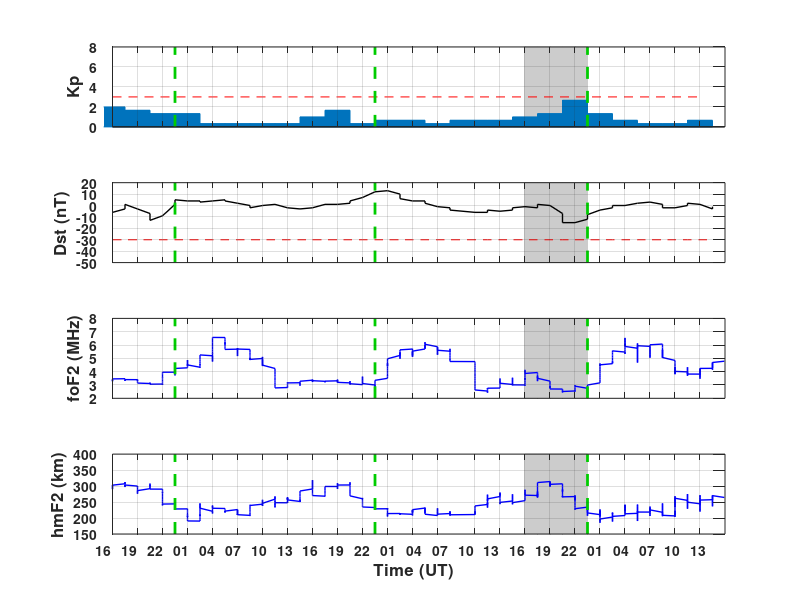
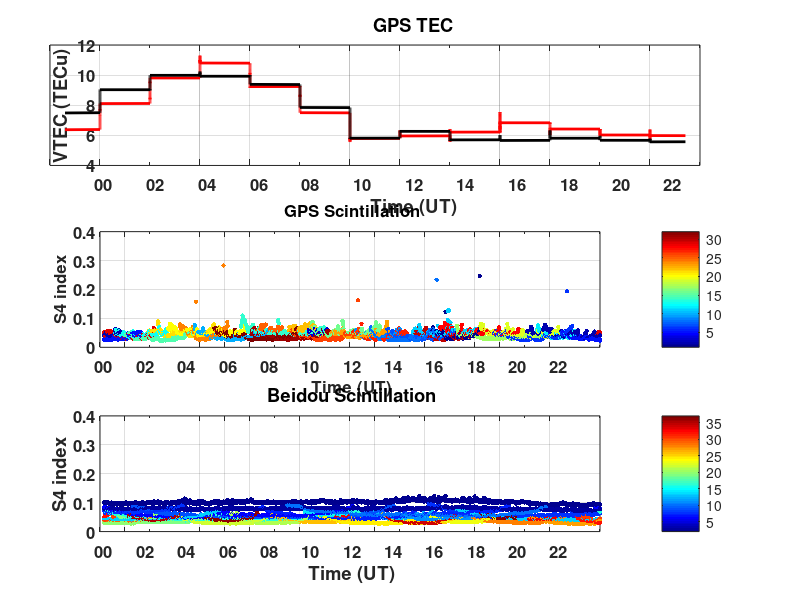

Reproduce these figures in MATLAB, in order. (Note: this script raises an error after producing the figures.)
clear all;
close all;
%%%%Figure 1 geomagnetic index
datenum_a=datenum(2019,11,28,0,0,0);
datenum_z=datenum(2019,11,30,23,55,0);

load('kp_data_final.mat');
load('dst_data_final.mat');
figure;
x_date_string = 'Hour (UT)';

subplot(4,1,1);
nstep=3;%%hour
  xindex=1;
 clear date_str_x;
 for i=0:nstep:length(dst_data_final)
   str=sprintf('%02d', rem(i,24));
   date_str_x(xindex)={str};
   xindex = xindex+1;
 end
 

sf_time=datenum(2019,11,30,0,30,0):datenum(0,0,0,0,1,0):datenum(2019,11,30,8,0,0);
sf_bar(1:length(sf_time))=8;
b2 = bar(sf_time,sf_bar,0.2,'BaseValue',0,'FaceColor',[0.8 0.8 0.8],'EdgeColor',[0.8 0.8 0.8]); hold on;
baseline_handle2 = get(b2,'BaseLine');
set(baseline_handle2,'LineStyle','none');
 
bar(datenum_a-datenum(0,0,0,0,0,0):datenum(0,0,0,3,0,0):datenum_z-datenum(0,0,0,0,0,0), kp_data_final(1:end),'FaceColor',[0 0.45 0.74],'EdgeColor',[0 0.45 0.74]);hold on;
set(gca,'XTick',datenum_a:datenum(0,0,0,3,0,0):datenum_z);
set(gca,'XTickLabel','');
set(gca,'FontWeight','bold');
xlabel('','FontSize',12,'fontweight','bold');ylabel('Kp','FontSize',12,'fontweight','bold');
grid on;
axis([datenum_a datenum_z 0 8]);

kp_tr(1:length(kp_data_final))=3;
plot(datenum_a-datenum(0,0,0,0,0,0):datenum(0,0,0,3,0,0):datenum_z-datenum(0,0,0,0,0,0),(kp_tr),'r--');hold on;


x = [datenum(2019,11,28,0,0,0)+datenum(0,0,0,8,0,0) datenum(2019,11,28,0,0,0)+datenum(0,0,0,8,0,0) ];
y = [0 8];
line(x,y,'Color',[0 0.8 0],'LineStyle','--','LineWidth',2);

x = [datenum(2019,11,29,0,0,0)+datenum(0,0,0,8,0,0) datenum(2019,11,29,0,0,0)+datenum(0,0,0,8,0,0) ];
y = [0 8];
line(x,y,'Color',[0 0.8 0],'LineStyle','--','LineWidth',2);

x = [ datenum(2019,11,30,0,0,0)+datenum(0,0,0,8,0,0) datenum(2019,11,30,0,0,0)+datenum(0,0,0,8,0,0)];
y = [0 8];
line(x,y,'Color',[0 0.8 0],'LineStyle','--','LineWidth',2);

% x = [ datenum(2019,12,1,0,0,0) datenum(2019,12,1,0,0,0)];
% y = [0 8];
% line(x,y,'Color',[0.5 0.5 0.5],'LineStyle','--');

subplot(4,1,2);
nstep=3;%%hour
  xindex=1;
 clear date_str_x;
 for i=0:nstep:length(dst_data_final)
   str=sprintf('%02d', rem(i,24));
   date_str_x(xindex)={str};
   xindex = xindex+1;
 end
 
sf_time=datenum(2019,11,30,0,30,0):datenum(0,0,0,0,1,0):datenum(2019,11,30,8,0,0);
sf_bar(1:length(sf_time))=20;
b2 = bar(sf_time,sf_bar,0.2,'BaseValue',-50,'FaceColor',[0.8 0.8 0.8],'EdgeColor',[0.8 0.8 0.8]); hold on;
baseline_handle2 = get(b2,'BaseLine');
set(baseline_handle2,'LineStyle','none');
 
plot(datenum_a-datenum(0,0,0,0,0,0):datenum(0,0,0,1,0,0):datenum_z-datenum(0,0,0,0,0,0),dst_data_final(1:end),'k','linewidth',1);hold on;
set(gca,'XTick',datenum_a:datenum(0,0,0,3,0,0):datenum_z);
set(gca,'XTickLabel','');
set(gca,'FontWeight','bold');
xlabel('','FontSize',12,'fontweight','bold');ylabel('Dst (nT)','FontSize',12,'fontweight','bold');
grid on;
axis([datenum_a datenum_z -50 20]);

dst_tr(1:length(dst_data_final))=-30;
plot(datenum_a-datenum(0,0,0,0,0,0):datenum(0,0,0,1,0,0):datenum_z-datenum(0,0,0,0,0,0),(dst_tr),'r--');hold on;

x = [datenum(2019,11,28,0,0,0)+datenum(0,0,0,8,0,0) datenum(2019,11,28,0,0,0)+datenum(0,0,0,8,0,0) ];
y = [-50 20 ];
line(x,y,'Color',[0 0.8 0],'LineStyle','--','LineWidth',2);

x = [datenum(2019,11,29,0,0,0)+datenum(0,0,0,8,0,0) datenum(2019,11,29,0,0,0)+datenum(0,0,0,8,0,0) ];
y = [-50 20 ];
line(x,y,'Color',[0 0.8 0],'LineStyle','--','LineWidth',2);

x = [ datenum(2019,11,30,0,0,0)+datenum(0,0,0,8,0,0) datenum(2019,11,30,0,0,0)+datenum(0,0,0,8,0,0)];
y = [-50 20];
line(x,y,'Color',[0 0.8 0],'LineStyle','--','LineWidth',2);

% x = [ datenum(2019,12,1,0,0,0) datenum(2019,12,1,0,0,0)];
% y = [-50 20];
% line(x,y,'Color',[0.5 0.5 0.5],'LineStyle','--');

%%%foF2 and h'F2

load('iono_para.mat');

foF2=[iono_para(1).foF2' iono_para(2).foF2' iono_para(3).foF2' ];
hmF2=[iono_para(1).hmF2' iono_para(2).hmF2' iono_para(3).hmF2'];

subplot(4,1,3);
nstep=3;%%hour
  xindex=1;
 clear date_str_x;
 for i=0:nstep:length(foF2)
   str=sprintf('%02d', rem(i-8+24,24));
   date_str_x(xindex)={str};
   xindex = xindex+1;
 end

sf_time=datenum(2019,11,30,0,30,0):datenum(0,0,0,0,1,0):datenum(2019,11,30,8,0,0);
sf_bar(1:length(sf_time))=10;
b2 = bar(sf_time,sf_bar,0.2,'BaseValue',0,'FaceColor',[0.8 0.8 0.8],'EdgeColor',[0.8 0.8 0.8]); hold on;
baseline_handle2 = get(b2,'BaseLine');
set(baseline_handle2,'LineStyle','none');
 
plot(datenum_a-datenum(0,0,0,0,0,0):datenum(0,0,0,0,5,0):datenum_z-datenum(0,0,0,0,0,0),foF2(1:end),'b','linewidth',1);hold on;
set(gca,'XTick',datenum_a:datenum(0,0,0,3,0,0):datenum_z);
set(gca,'XTickLabel','');
set(gca,'FontWeight','bold');
xlabel('','FontSize',12,'fontweight','bold');ylabel('foF2 (MHz)','FontSize',12,'fontweight','bold');
grid on;
axis([datenum_a datenum_z 2 8]);

x = [datenum(2019,11,28,0,0,0)+datenum(0,0,0,8,0,0) datenum(2019,11,28,0,0,0)+datenum(0,0,0,8,0,0) ];
y = [2 10 ];
line(x,y,'Color',[0 0.8 0],'LineStyle','--','LineWidth',2);

x = [datenum(2019,11,29,0,0,0)+datenum(0,0,0,8,0,0) datenum(2019,11,29,0,0,0)+datenum(0,0,0,8,0,0) ];
y = [2 10 ];
line(x,y,'Color',[0 0.8 0],'LineStyle','--','LineWidth',2);

x = [ datenum(2019,11,30,0,0,0)+datenum(0,0,0,8,0,0) datenum(2019,11,30,0,0,0)+datenum(0,0,0,8,0,0)];
y = [2 10];
line(x,y,'Color',[0 0.8 0],'LineStyle','--','LineWidth',2);



subplot(4,1,4);
nstep=3;%%hour
  xindex=1;
 clear date_str_x;
 for i=0:nstep:length(hmF2)
   str=sprintf('%02d', rem(i-8+24,24));
   date_str_x(xindex)={str};
   xindex = xindex+1;
 end

sf_time=datenum(2019,11,30,0,30,0):datenum(0,0,0,0,1,0):datenum(2019,11,30,8,0,0);
sf_bar(1:length(sf_time))=400;
b2 = bar(sf_time,sf_bar,0.2,'BaseValue',0,'FaceColor',[0.8 0.8 0.8],'EdgeColor',[0.8 0.8 0.8]); hold on;
baseline_handle2 = get(b2,'BaseLine');
set(baseline_handle2,'LineStyle','none');

plot(datenum_a-datenum(0,0,0,0,0,0):datenum(0,0,0,0,5,0):datenum_z-datenum(0,0,0,0,0,0),hmF2(1:end),'b','linewidth',1);hold on;
set(gca,'XTick',datenum_a:datenum(0,0,0,3,0,0):datenum_z);
set(gca,'XTickLabel',date_str_x);
set(gca,'FontWeight','bold');
xlabel('Time (UT)','FontSize',12,'fontweight','bold');ylabel('hmF2 (km)','FontSize',12,'fontweight','bold');
grid on;
axis([datenum_a datenum_z 150 400]);


x = [datenum(2019,11,28,0,0,0)+datenum(0,0,0,8,0,0) datenum(2019,11,28,0,0,0)+datenum(0,0,0,8,0,0) ];
y = [150 400 ];
line(x,y,'Color',[0 0.8 0],'LineStyle','--','LineWidth',2);

x = [datenum(2019,11,29,0,0,0)+datenum(0,0,0,8,0,0) datenum(2019,11,29,0,0,0)+datenum(0,0,0,8,0,0) ];
y = [150 400 ];
line(x,y,'Color',[0 0.8 0],'LineStyle','--','LineWidth',2);

x = [ datenum(2019,11,30,0,0,0)+datenum(0,0,0,8,0,0) datenum(2019,11,30,0,0,0)+datenum(0,0,0,8,0,0)];
y = [150 400];
line(x,y,'Color',[0 0.8 0],'LineStyle','--','LineWidth',2);


%%%%TEC 
load('iono_gnsstec.mat');
figure;
subplot(3,1,1);
plot(iono_gnsstec.datenum,iono_gnsstec.vTECdata_days(:,10),'r','LineWidth',2);hold on;
plot(iono_gnsstec.datenum,iono_gnsstec.vTECdata_median,'k','LineWidth',2);hold on;

%%%x
xtick=iono_gnsstec.datenum(1):datenum(0,0,0,2,0,0):iono_gnsstec.datenum(end);
set(gca, 'XTick',xtick);
set(gca,'XMinorTick','on')
xindex=1;
clear date_str_x;
for i=1:length(xtick)
    [nyear,nmon,nday,nhour,nmin,nsec]=datevec(xtick(i));
    str=sprintf('%02d',nhour);
    date_str_x(xindex)={str};
    xindex = xindex+1;
end
set(gca,'XTickLabel',date_str_x);
grid on;
box on;
axis([iono_gnsstec.datenum(1) iono_gnsstec.datenum(end) 4 12]);

% axis([0 2880 4 20]);
title('GPS TEC','FontWeight','bold','Fontsize',12);
xlabel('Time (UT)','Fontsize',12,'FontWeight','bold');
ylabel('VTEC (TECu)','Fontsize',12,'FontWeight','bold');
set(gca,'FontWeight','bold','FontSize',12);


%%%scintilation
load('iono_gnss_20191129.mat')
iono_gnss=iono_gnss_20191129;
% figure;
subplot(3,1,2);
S4_G_pos=(iono_gnss.SatType=='G') & (iono_gnss.ELE>=40) & iono_gnss.S4<1;
G_color=iono_gnss.SatNum(S4_G_pos);
colormap('jet');
scatter(iono_gnss.datenum(S4_G_pos),iono_gnss.S4(S4_G_pos),10,G_color,'filled');
colorbar;
 
xtick=iono_gnss.datenum(1):datenum(0,0,0,2,0,0):iono_gnss.datenum(end);
set(gca, 'XTick',xtick);
set(gca,'XMinorTick','on')
xindex=1;
clear date_str_x;
for i=1:length(xtick)
    [nyear,nmon,nday,nhour,nmin,nsec]=datevec(xtick(i));
    str=sprintf('%02d',nhour);
    date_str_x(xindex)={str};
    xindex = xindex+1;
end
set(gca,'XTickLabel',date_str_x);
grid on;
box on;

set(gca,'FontWeight','bold','FontSize',12);
xlabel('Time (UT)','FontWeight','bold','Fontsize',12);
ylabel('S4 index','FontWeight','bold','Fontsize',12);
title('GPS Scintillation','FontWeight','bold','Fontsize',12);
axis([iono_gnss.datenum(1) iono_gnss.datenum(end) 0 0.4]);


subplot(3,1,3);
S4_BD_pos=(iono_gnss.SatType=='C') & (iono_gnss.ELE>=40) & iono_gnss.S4<1;
BD_color=iono_gnss.SatNum(S4_BD_pos);
colormap('jet');
scatter(iono_gnss.datenum(S4_BD_pos),iono_gnss.S4(S4_BD_pos),10,BD_color,'filled');
colorbar;
 
xtick=iono_gnss.datenum(1):datenum(0,0,0,2,0,0):iono_gnss.datenum(end);
set(gca, 'XTick',xtick);
set(gca,'XMinorTick','on')
xindex=1;
clear date_str_x;
for i=1:length(xtick)
    [nyear,nmon,nday,nhour,nmin,nsec]=datevec(xtick(i));
    str=sprintf('%02d',nhour);
    date_str_x(xindex)={str};
    xindex = xindex+1;
end
set(gca,'XTickLabel',date_str_x);
grid on;
box on;

xlabel('Time (UT)','FontWeight','bold','Fontsize',12);
ylabel('S4 index','FontWeight','bold','Fontsize',12);
title('Beidou Scintillation','FontWeight','bold','Fontsize',12);
axis([iono_gnss.datenum(1) iono_gnss.datenum(end) 0 0.4]);
set(gca,'FontWeight','bold','FontSize',12);

%%%%%ionograms

%%%figure serials ionograms   %%%1201 1，25，49，73
dirstring = 'ZHY\';%'D:\iono_station\Zhangye\20191130\';
Files = dir(strcat(dirstring,'*.amp'));
LengthFiles = length(Files);
dbMax=65;

figure;
figrow=3;
figcol=4;

figindex=1;
for i = 100:2:250
        sFullFileName = [dirstring, Files(i).name];
        [AmpData,AmpHead] = ReadDatafile(sFullFileName);       
       dateIndex=datenum(AmpHead.m_fStartyear,AmpHead.m_fStartmonth,AmpHead.m_fStartday, AmpHead.m_fStarthour,AmpHead.m_fStartmin,0)-datenum(0,0,0,8,0,0);
       [LT_year LT_month LT_day LT_hour LT_min LT_sec]=datevec(dateIndex); 
       strLTtime =datestr(dateIndex);%sprintf('%02d  %02d:%02d LT',LT_hour, LT_min);
        AmpHead.m_fEarthWaveLocation = 8;
        for xIndex=1:AmpHead.m_fFreqTotalNum
            for yIndex=AmpHead.m_fEarthWaveLocation:AmpHead.m_fTotalDoorNum
                zData(xIndex,yIndex-AmpHead.m_fEarthWaveLocation+1)= AmpData(AmpHead.m_fTotalDoorNum*(xIndex-1) + yIndex);
            end
            avg_freq = sum(zData(xIndex,:))/length((zData(xIndex,:)));
            zData(xIndex,:) =zData(xIndex,:) -avg_freq;
        end
        
        zData(zData<0)=0;        
        %%%OrgzData 原始去除地波数据
        OrgzData = zData;
        %zData=zData;
        xFreq = AmpHead.m_fStartFreq:(AmpHead.m_fStepFreq/1000):AmpHead.m_fStopFreq  ;
        [dataM, dataN] = size(zData);
        yHeight=AmpHead.m_fRangeOfResolution:AmpHead.m_fRangeOfResolution:dataN*AmpHead.m_fRangeOfResolution;
       
       subfig = subplot(figrow,figcol,figindex);

       colormap(jet);
       imagesc(xFreq, yHeight,zData');grid on;hold on;  
       set(gca,'YDir','normal'); 
       caxis([0 dbMax]);
       xlabel('Frequency (MHz)','FontSize',12,'fontweight','bold');ylabel('Virtual height (km)','FontSize',12,'fontweight','bold');
       axis([2 10 90 800]);
       title([strLTtime(end-8:end-3) ' UT'],'FontSize',12,'fontweight','bold');
       set(gca,'FontSize',12,'fontweight','bold'); 
       figindex = figindex+1;    
       if figindex>figrow*figcol
          break; 
       end
end
